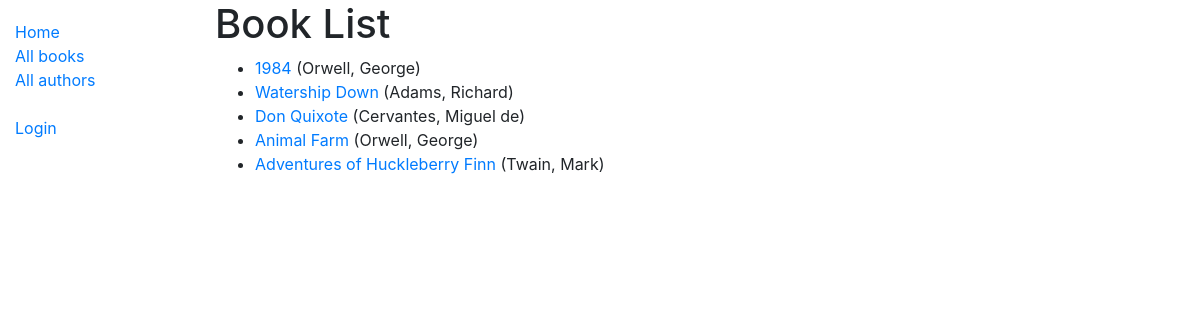
/catalog/books/, run on the app's committed database.
### catalog/models.py (models this page shows, shortened)
class Book(models.Model):
  title = models.CharField(max_length=200)
  author = models.ForeignKey('Author', on_delete=models.SET_NULL, null=True)
  summary = models.TextField(max_length=1000, help_text='Enter a brief description of the book')
  isbn = models.CharField('ISBN', max_length=13, help_text='13 Character <a href="https://www.isbn-international.org/content/what-isbn">ISBN number</a>')
  genre = models.ManyToManyField(Genre, help_text='Select a genre for this book')
  def display_genre(self):
    """Create a string for the Genre. This is required to display genre in Admin."""
    return ', '.join(genre.name for genre in self.genre.all()[:3])
  display_genre.short_description = 'Genre'
  def get_absolute_url(self):
    return reverse('book-detail', args=[str(self.id)])

class Author(models.Model):
  first_name = models.CharField(max_length=100)
  last_name = models.CharField(max_length=100)
  date_of_birth = models.DateField('Born', null=True, blank=True)
  date_of_death = models.DateField('Died', null=True, blank=True)
  class Meta:
    ordering = ['last_name', 'first_name']
  def __str__(self):
    return f'{self.last_name}, {self.first_name}'

### catalog/views.py (the view)
# urls.py: path('books/', views.BookListView.as_view(), name='books'),
class BookListView(generic.ListView):
  model = Book
  paginate_by = 10

### catalog/templates/catalog/book_list.html
{% extends "base_generic.html" %}
{% block content %}
  <h1>Book List</h1>
  {% if book_list %}
  <ul>
    {% for book in book_list %}
      <li>
        <a href="{{ book.get_absolute_url }}">{{ book.title }}</a> ({{book.author}})
      </li>
    {% endfor %}
  </ul>
  {% else %}
    <p>There are no books in the library.</p>
  {% endif %}
{% endblock %}

### data on the page
Book: title "1984", author "Orwell, George"
Book: title "Watership Down", author "Adams, Richard"
Book: title "Don Quixote", author "Cervantes, Miguel de"
Book: title "Animal Farm", author "Orwell, George"
Book: title "Adventures of Huckleberry Finn", author "Twain, Mark"
